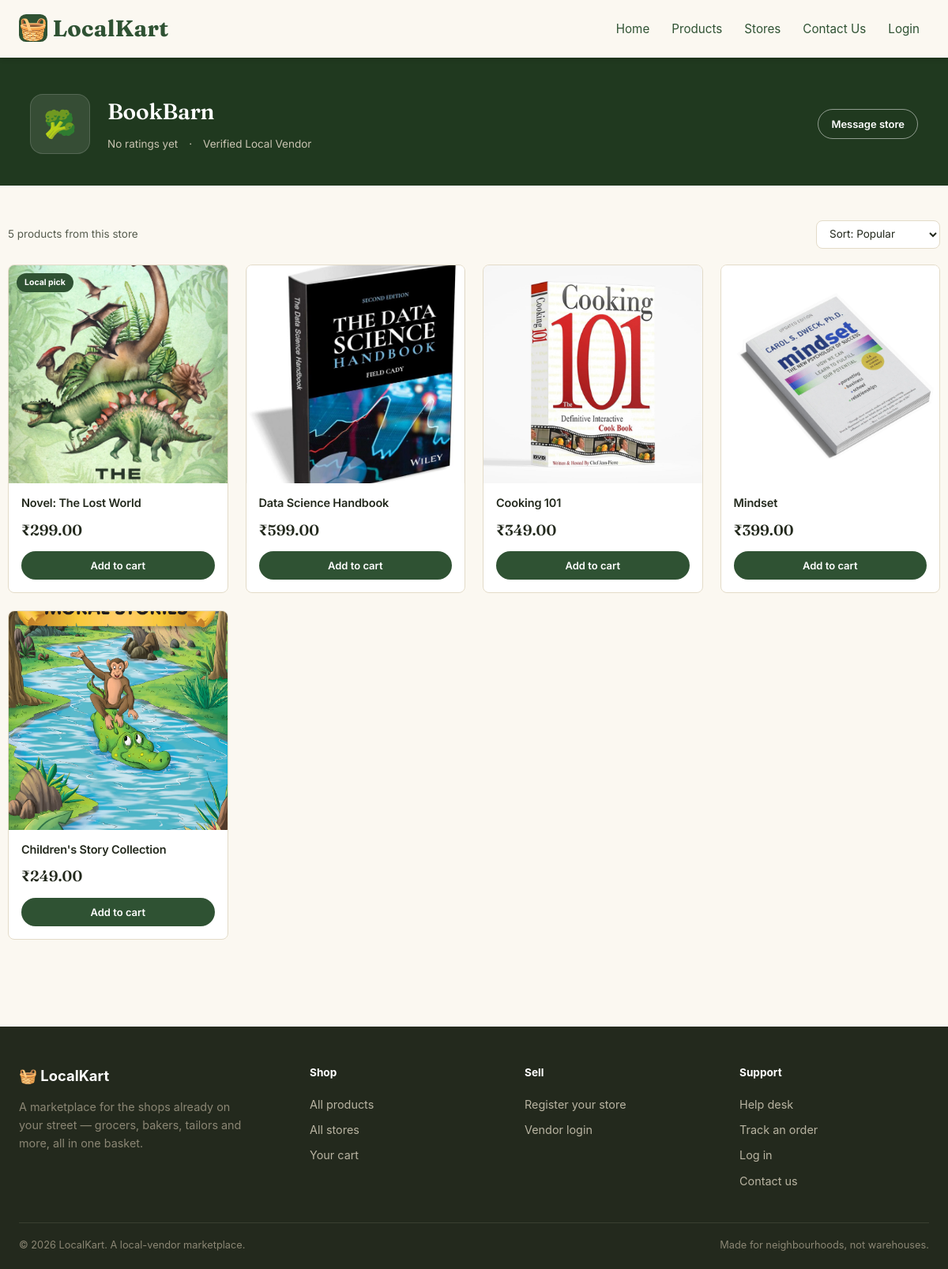
Page /store.php?id=3 on the committed database.
### tables this page shows
CREATE TABLE IF NOT EXISTS vendors (
    id INT AUTO_INCREMENT PRIMARY KEY,
    user_id INT NOT NULL,
    store_name VARCHAR(100) NOT NULL,
    address TEXT,
    verified BOOLEAN DEFAULT FALSE,
    FOREIGN KEY (user_id) REFERENCES users(id) ON DELETE CASCADE
);

CREATE TABLE IF NOT EXISTS products (
    id INT AUTO_INCREMENT PRIMARY KEY,
    vendor_id INT NOT NULL,
    category_id INT,
    name VARCHAR(100) NOT NULL,
    description TEXT,
    price DECIMAL(10,2) NOT NULL,
    stock INT DEFAULT 0,
    image VARCHAR(255),
    created_at TIMESTAMP DEFAULT CURRENT_TIMESTAMP,
    FOREIGN KEY (vendor_id) REFERENCES vendors(id) ON DELETE CASCADE,
    FOREIGN KEY (category_id) REFERENCES categories(id)
);

### store.php (the view, shortened to what this page needs)
<?php
require_once 'config.php';
$storeId = (int) $_GET['id'];
$stmt = $pdo->prepare("SELECT * FROM vendors WHERE id = ?");
$stmt->execute([$storeId]);
$store = $stmt->fetch(PDO::FETCH_ASSOC);
$stmt = $pdo->prepare(
    "SELECT ROUND(AVG(rating), 1) AS avg_rating, COUNT(*) AS total
     FROM vendor_ratings WHERE vendor_id = ?"
);
$stmt->execute([$storeId]);
$ratingStats = $stmt->fetch(PDO::FETCH_ASSOC);
$stmt = $pdo->prepare("SELECT id, name, price, stock, image FROM products WHERE vendor_id = ?");
$stmt->execute([$storeId]);
$products = $stmt->fetchAll(PDO::FETCH_ASSOC);
?>
<!DOCTYPE html>
<html lang="en">
<head>
</head>
<body>
<?php include 'partials/header.php'; ?>
<div class="store-banner">
  <div class="wrap store-banner-inner">
    <div class="store-avatar">🥦</div>
    <div>
      <h1><?= htmlspecialchars($store['store_name']) ?></h1>
      <div class="store-meta">
        <?php if ($ratingStats['total'] > 0): ?>
          <span class="stars">★</span>
          <span><?= $ratingStats['avg_rating'] ?> (<?= $ratingStats['total'] ?> rating<?= $ratingStats['total'] == 1 ? '' : 's' ?>)</span>
        <?php else: ?>
          <span>No ratings yet</span>
        <?php endif; ?>
        <span>·</span>
        <span>Verified Local Vendor</span>
      </div>
    </div>
    <div class="store-banner-actions">
      <a href="helpdesk.php?subject=Vendor%20account%20or%20storefront%20issue" class="btn btn-outline btn-sm">Message store</a>
    </div>
  </div>
</div>
<div class="wrap section">
  <div class="results-bar">
    <span><?= count($products) ?> product<?= count($products) === 1 ? '' : 's' ?> from this store</span>
    <select class="sort-select">
      <option>Sort: Popular</option>
    </select>
  </div>
  <div class="product-grid" id="grid">
    <?php if (!empty($products)): ?>
        <?php foreach ($products as $index => $product): ?>
            <?php
                $imagePath = "uploads/products/" . htmlspecialchars($product['image']);
                $displayImage = (!empty($product['image']) && file_exists($imagePath)) ? $imagePath : "uploads/products/default.jpg";
                $delay = $index * 0.06;
            ?>
            <div class="product-card" style="animation-delay:<?= $delay ?>s">
              <div class="product-img">
                <?php if (isset($product['stock']) && $product['stock'] > 0 && $product['stock'] < 5): ?>
                    <span class="badge">Low stock</span>
                <?php elseif ($index === 0): ?>
                    <span class="badge">Local pick</span>
                <?php endif; ?>
                <img src="<?= $displayImage ?>" alt="<?= htmlspecialchars($product['name']) ?>">
              </div>
              <div class="product-info">
                <h4><?= htmlspecialchars($product['name']) ?></h4>
                <div class="price-row"><span class="price">₹<?= number_format($product['price'], 2) ?></span></div>
                <div class="add-row">
                  <a href="cart.php?action=add&id=<?= $product['id'] ?>" class="btn btn-primary btn-sm" onclick="addToCart(this)">Add to cart</a>
                </div>
              </div>
            </div>
        <?php endforeach; ?>
    <?php else: ?>
        <p style="grid-column: 1/-1; color: var(--ink-soft); text-align: center; padding: 40px 0;">No products available in this store yet.</p>
    <?php endif; ?>
  </div>
</div>
<?php include 'partials/footer.php'; ?>
</body>
</html>

### store.php (style rules this page uses)
:root { --paper:#FBF8F1; --paper-alt:#F1E9DA; --ink:#23291D; --ink-soft:#565C4E; --line:#E3DBC8; --moss:#2F5233; --moss-dark:#20391F; --marigold:#E7A62F; --marigold-dark:#C98A1B; --brick:#A63D2F; --white:#FFFFFF; --radius-card:10px; --radius-pill:999px; --shadow-soft: 0 1px 2px rgba(35,41,29,0.06), 0 6px 16px rgba(35,41,29,0.05); --shadow-lift: 0 10px 28px rgba(35,41,29,0.12); }
* { box-sizing:border-box; }
body { margin:0; background:var(--paper); color:var(--ink); font-family:'Inter',sans-serif; line-height:1.55; }
h1,h2,h3,h4,.display { font-family:'Fraunces',serif; color:var(--ink); margin:0; font-weight:600; letter-spacing:-0.01em; }
a { color:inherit; text-decoration:none; }
img { max-width:100%; display:block; }
.wrap { max-width:1180px; margin:0 auto; padding:0 28px; }
.store-banner { background:var(--moss-dark); color:#EFE9D8; padding:46px 0 40px; opacity:0; animation:fadeDown .5s ease forwards; }
.store-banner-inner { display:flex; align-items:center; gap:22px; flex-wrap:wrap; }
.store-avatar { width:76px; height:76px; border-radius:16px; background:rgba(255,255,255,.1); display:flex; align-items:center; justify-content:center; font-size:2.1rem; flex-shrink:0; border:1px solid rgba(255,255,255,.15); }
.store-banner h1 { color:#fff; font-size:28px; }
.store-meta { display:flex; align-items:center; gap:14px; margin-top:8px; font-size:13.5px; color:#C9C4B2; flex-wrap:wrap; }
.store-banner-actions { margin-left:auto; display:flex; gap:10px; }
.section { padding:44px 0 70px; }
.results-bar { display:flex; justify-content:space-between; align-items:center; margin-bottom:20px; font-size:13.5px; color:var(--ink-soft); }
.sort-select { border:1px solid var(--line); border-radius:8px; padding:8px 12px; font:inherit; background:var(--white); color:var(--ink); cursor:pointer; }
.product-grid { display:grid; grid-template-columns:repeat(4,1fr); gap:22px; }
.product-card { background:var(--white); border:1px solid var(--line); border-radius:8px; overflow:hidden; position:relative; opacity:0; transform:translateY(16px); animation:riseIn .45s ease forwards; transition:transform .2s ease, box-shadow .2s ease; }
.product-img { aspect-ratio:1/1; overflow:hidden; position:relative; background:var(--paper-alt); }
.product-img img { width:100%; height:100%; object-fit:cover; transition:transform .4s ease; }
.badge { position:absolute; top:10px; left:10px; font-size:10.5px; font-weight:700; padding:4px 10px; border-radius:var(--radius-pill); background:var(--moss); color:#fff; }
.product-info { padding:14px 16px 16px; }
.product-info h4 { font-family:'Inter'; font-weight:600; font-size:14.5px; margin:0 0 6px; }
.price-row { display:flex; align-items:baseline; gap:8px; margin-top:8px; }
.price { font-family:'Fraunces',serif; font-size:19px; font-weight:600; color:var(--ink); }
.add-row { margin-top:12px; display:flex; gap:8px; }
.add-row .btn { flex:1; }
.btn { display:inline-flex; align-items:center; justify-content:center; gap:8px; border:none; cursor:pointer; font-family:inherit; font-weight:600; font-size:14px; padding:11px 22px; border-radius:var(--radius-pill); transition:background .15s, color .15s, transform .1s, box-shadow .15s; }
.btn-primary { background:var(--moss); color:#fff; }
.btn-outline { background:transparent; color:#fff; border:1.5px solid rgba(255,255,255,.5); }
.btn-sm { padding:8px 16px; font-size:13px; }

### rows in the picture
vendors: store_name "BookBarn"
products: stock "Local pick", image (picture), name "Novel: The Lost World", price "299.00"
products: image (picture), name "Data Science Handbook", price "599.00"
products: image (picture), name "Cooking 101", price "349.00"
products: image (picture), name "Mindset", price "399.00"
products: image (picture), name "Children's Story Collection", price "249.00"

### other values in the picture
count($products) "5"
